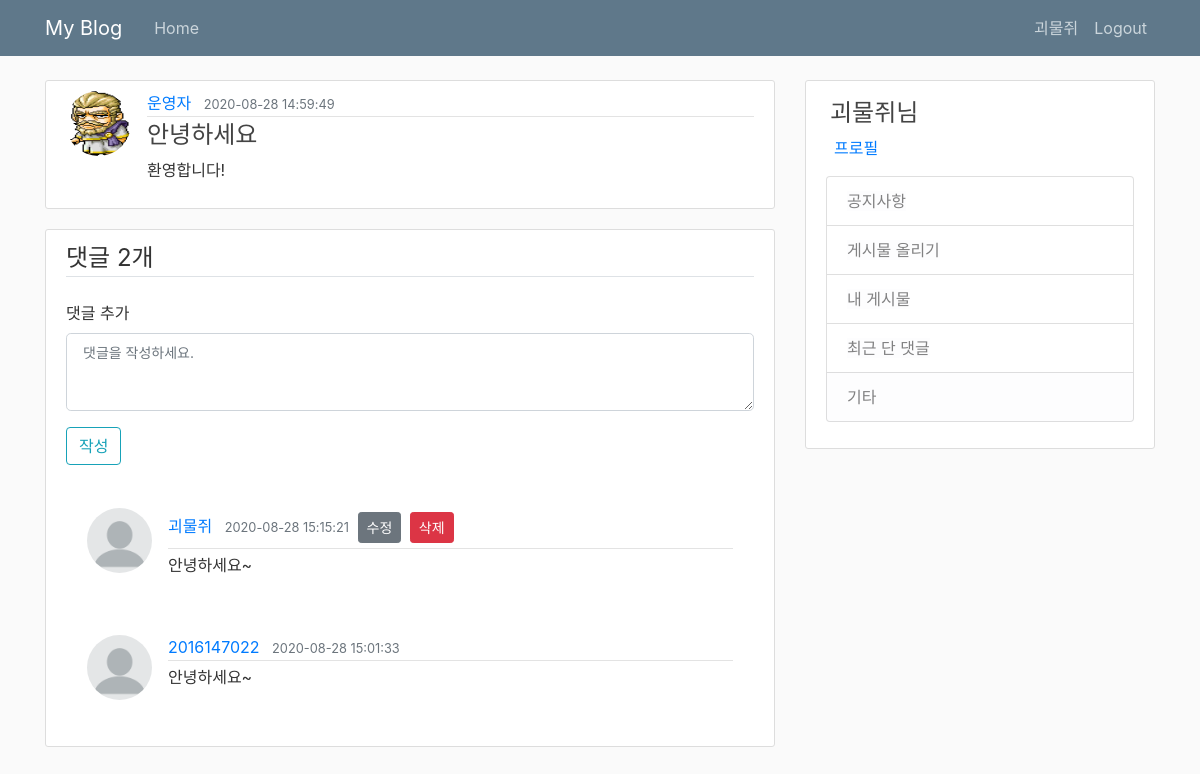
The page /post/1 (signed in) on the database its author committed.
### flaskblog/models.py (models this page shows, shortened)
class User(db.Model, UserMixin):
    id = db.Column(db.Integer, primary_key=True)
    username = db.Column(db.String(20), unique=True, nullable=False)
    email = db.Column(db.String(120), unique=True, nullable=False)
    password = db.Column(db.String(60), nullable=False)
    image_file = db.Column(db.String(20), nullable=False, default='default.png')
    posts = db.relationship('Post', backref='author', lazy=True)
    comment = db.relationship('Comment', backref='writer', lazy=True)

class Post(db.Model):
    id = db.Column(db.Integer, primary_key=True)
    title = db.Column(db.String(100), nullable=False)
    content = db.Column(db.Text, nullable=False)
    date_posted = db.Column(db.DateTime, nullable=False, default=datetime.utcnow)
    image_files = db.Column(db.PickleType)
    user_id = db.Column(db.Integer, db.ForeignKey('user.id'), nullable=False)
    comments = db.relationship('Comment', backref='article', lazy=True)

class Comment(db.Model):
    id = db.Column(db.Integer, primary_key=True)
    body = db.Column(db.Text, nullable=False)
    timestamp = db.Column(db.DateTime, nullable=False, default=datetime.utcnow)
    user_id = db.Column(db.Integer, db.ForeignKey('user.id'), nullable=False)
    post_id = db.Column(db.Integer, db.ForeignKey('post.id'), nullable=False)

### flaskblog/post/views.py (the view)
@posts.route('/post/<int:post_id>', methods=['GET', 'POST'])
def post(post_id):
    post = Post.query.get_or_404(post_id) # 해당 post_id가 없으면 404 페이지 리턴
    form = CommentForm()
    comments = Comment.query.filter_by(article=post).order_by(Comment.timestamp.desc()).all()
    if form.validate_on_submit():
        comment = Comment(body=form.body.data, writer=current_user, article=post)
        db.session.add(comment)
        db.session.commit()
        flash("Your comment has been added!", "success")
        return redirect(url_for('posts.post', post_id=post.id))
    return render_template('post.html', title=post.title, post=post, comments=comments, form=form)

### flaskblog/post/forms.py
class CommentForm(FlaskForm):
    body = TextAreaField('댓글 추가', validators=[DataRequired()])
    submit = SubmitField('작성')

### flaskblog/models.py (called while the page is built)
@login_manager.user_loader
def load_user(user_id):
    return User.query.get(int(user_id))

### flaskblog/templates/post.html (shortened to what this page needs)
{% extends "layout.html" %}
{% block content %}
    <article class="media content-section">
        <img class="rounded-circle article-img" src="{{ url_for('static', filename='img/' + post.author.image_file )}}">
        <div class="media-body">
            <div class="article-metadata">
                <a class="mr-2" href="{{ url_for('users.user_posts', username=post.author.username) }}">{{ post.author.username }}</a>
                <small class="text-muted">{{ post.date_posted.strftime('%Y-%m-%d %X') }}</small>
            </div>
        <h4 class="article-title">{{ post.title }}</h4>
        <p class="article-content">{{ post.content }}</p>
        </div>
    </article>
    <div class="content-section">
        <form method="POST" action="">
            <fieldset class="form-group">
                <legend class="border-bottom mb-4">댓글 {{ comments|count }}개</legend>
                <div class="form-group">
                    {{ form.body.label(class="form-control-label") }}
                    {% if form.body.errors %}
                        {{ form.body(class="form-control form-control-lg is-invalid") }}
                        <div class="invalid-feedback">
                            {% for error in form.body.errors %}
                                <span>{{ error }}</span>
                            {% endfor %}
                        </div>
                    {% else %}
                        {% if current_user.is_authenticated %}
                            {{ form.body(class="form-control form-control-lg", placeholder="댓글을 작성하세요.") }}
                        {% else %}
                            {{ form.body(class="form-control form-control-lg", placeholder="댓글을 작성하려면 로그인을 해주세요.") }}
                        {% endif %}
                    {% endif %}
                </div>
                {% if current_user.is_authenticated %}
                    <div class="form-group">
                        {{ form.submit(class="btn btn-outline-info") }}
                    </div>
                {% endif %}
            </fieldset>
        </form>
        {% for comment in comments %}
        <article class="media content-section comment-section">
            <img class="rounded-circle article-img" src="{{ url_for('static', filename='img/' + comment.writer.image_file )}}" alt="profile image">
            <div class="media-body">
                <div class="article-metadata">
                    <a class="mr-2" href="{{ url_for('users.user_posts', username=comment.writer.username) }}">{{ comment.writer.username }}</a>
                    <small class="text-muted">{{ comment.timestamp.strftime('%Y-%m-%d %X') }}</small>
                    {% if comment.writer == current_user %}
                        <a class="btn btn-secondary btn-sm m-1" href="{{ url_for('posts.update_comment', post_id=post.id, comment_id=comment.id) }}">수정</a>
                        <a class="btn btn-danger btn-sm" href="{{ url_for('posts.delete_comment', post_id=post.id, comment_id=comment.id) }}">삭제</a>
                    {% endif %}
                </div>
                <p class="article-content">{{ comment.body }}</p>
            </div>
        </article>
        {% endfor %}
    </div>
{% endblock content %}

### flaskblog/templates/layout.html (shortened to what this page needs)
<!DOCTYPE html>
<html lang="ko">
<head>
    <link rel="stylesheet" href="https://maxcdn.bootstrapcdn.com/bootstrap/4.0.0/css/bootstrap.min.css">
    <link rel="stylesheet" type="text/css" href="{{ url_for('static', filename='style.css') }}">
</head>
<body>
    <header class="site-header">
      <nav class="navbar navbar-expand-md navbar-dark bg-steel fixed-top">
        <div class="container">
          <a class="navbar-brand mr-4" href="/">My Blog</a>
          <div class="collapse navbar-collapse" id="navbarToggle">
            <div class="navbar-nav mr-auto">
              <a class="nav-item nav-link" href="{{ url_for('main.index') }}">Home</a>
            </div>
            <div class="navbar-nav">
              {% if current_user.is_authenticated %}
                <a class="nav-item nav-link" href="{{ url_for('users.account') }}">{{ current_user.username }}</a>
                <a class="nav-item nav-link" href="{{ url_for('users.logout') }}">Logout</a>
              {% else %}
                <a class="nav-item nav-link" href="{{ url_for('users.login') }}">Login</a>
                <a class="nav-item nav-link" href="{{ url_for('users.register') }}">Register</a>
              {% endif %}
            </div>
          </div>
        </div>
      </nav>
    </header>
    <main role="main" class="container">
      <div class="row">
        <div class="col-md-8">
          {% block content %}{% endblock %}
        </div>
        <div class="col-md-4">
          <div class="content-section">
            {% if current_user.is_authenticated %}
            <h4 class="mt-2 ml-1">{{ current_user.username }}님</h4>
            <p class="text-muted">
              <a class="ml-2" id="content-section" href="{{ url_for('users.account') }}">프로필</a>
              <ul class="list-group">
                <li class="list-group-item"><a class="list-group-item-light" id="content-section" href="{{ url_for('posts.post', post_id=2) }}">공지사항</a></li>
                <li class="list-group-item"><a class="list-group-item-light" id="content-section" href="{{ url_for('posts.create_post') }}">게시물 올리기</a></li>
                <li class="list-group-item"><a class="list-group-item-light" id="content-section" href="{{ url_for('users.user_posts', username=current_user.username) }}">내 게시물</a></li>
                <li class="list-group-item"><a class="list-group-item-light" id="content-section" href="{{ url_for('users.posts_comment') }}">최근 단 댓글</a></li>
                <li class="list-group-item list-group-item-light">기타</li>
              </ul>
            </p>
            {% endif %}
          </div>
        </div>
      </div>
    </main>
</body>
</html>

### flaskblog/static/style.css (style rules this page uses)
body { background: #fafafa; color: #333333; margin-top: 5rem; }
h1, h2, h3, h4, h5, h6 { color: #444444; }
.bg-steel { background-color: #5f788a; }
.site-header .navbar-nav .nav-link { color: #cbd5db; }
.content-section { background: #ffffff; padding: 10px 20px; border: 1px solid #dddddd; border-radius: 3px; margin-bottom: 20px; }
.article-title { color: #444444; }
.article-content { white-space: pre-line; }
.article-img { height: 65px; width: 65px; margin-right: 16px; }
.article-metadata { padding-bottom: 1px; margin-bottom: 4px; border-bottom: 1px solid #e3e3e3 }
.comment-section { border-color: white; }
textarea::placeholder { font-size: 14px; }

### rows shown on the page
User: username "괴물쥐"
User: image_file (picture), author.username "운영자"
Post: date_posted "2020-08-28 14:59:49", title "안녕하세요", content "환영합니다!"
Comment: image_file (placeholder picture), writer.username "괴물쥐", timestamp "2020-08-28 15:15:21", body "안녕하세요~"
Comment: image_file (placeholder picture), writer.username "2016147022", timestamp "2020-08-28 15:01:33", body "안녕하세요~"

### other values the page prints
{{ comments|count }} "2"
